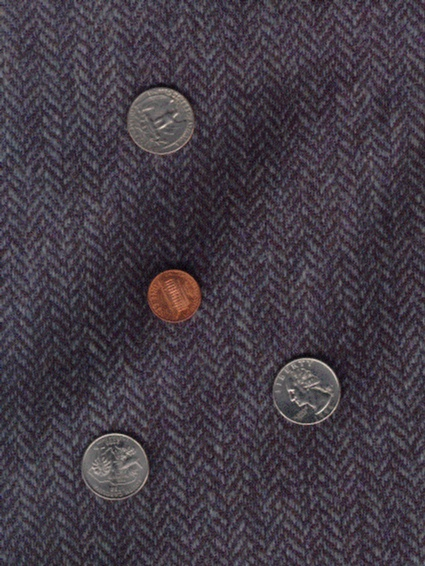
#> input picture intro-to-computer-vision-with-python-opencv/images/coins.png, 425 x 566 px
$ python 41_hough_transform_circles.py
#> lines starting #> are read from the running program, lines starting #| are printed output that depends on the picture; after the words box and inside, x2 and y2 are one past the last pixel; in counts of white or black regions, pixels touching at a corner belong together
###############################################################################
#                  MODEL FITTING 4.1 Hough Transform Circles                  #
#                               By: Todd Farr                                 #
###############################################################################

# A circle can be represented parametrically by the following equation:
#
#        (x - x_center)**2 + (y - y_center)**2 = r**2
#
# Where x_center, y_center is the point is space that is the center of the
# circle.  Because it has 3 parameters as oppossed to a line that only has 2,
# we would need a 3-demensional Hough Space in this instance.  With the added
# demension the size of our Hough Table increases exponetially and becomes
# quite inefficient.  The OpenCV HoughCircles() Class however uses the Gradient
# information from the edges to help alieviate this problem.
#
# HoughCircles() -> Finds circles in a grayscale image using Hough Transform
# cv2.HoughCircles(image, method, dp, minDist, param1,param2,minRadius,maxRadus)
# image    --> 8-bit, single channel, grayscale input image
# method   --> Detection method to use.
#### Currently, the only implemented method is CV_HOUGH_GRADIENT
# dp       --> Inverse ratio of the accumulator resolution to the image
#### resolution For example, if dp=1 , the accumulator has the same resolution
#### as the input image. If dp=2 , the accumulator has half as big width and
#### height.
# minDist  --> Minimum distance between the centers of the detected circles. If
#### the parameter is too small, multiple neighbor circles may be falsely
#### detected in addition to a true one. If it is too large, some circles may be
#### missed.
# param1   --> First method-specific parameter. In case of CV_HOUGH_GRADIENT, it
#### is the higher threshold of the two passed to the Canny() edge detector (the
#### lower one is twice smaller).
# param2   --> Second method-specific parameter. In case of CV_HOUGH_GRADIENT,
#### it is the accumulator threshold for the circle centers at the detection
#### stage. The smaller it is, the more false circles may be detected. Circles,
#### corresponding to the larger accumulator values, will be returned first.
# minRadius --> Minimum circle radius
# maxRadius --> Maximum circle radius

# imports
import numpy as np
import cv2
import matplotlib.pyplot as plt

# read in and show original image
coins = cv2.imread('images/coins.png')
#> coins is the input picture: shape (566, 425, 3); mean B, G, R 68.8, 59, 66.8
cv2.imshow('Original Coins Image', coins)
cv2.waitKey(0)
cv2.destroyAllWindows()

# convert image to grayscale
coins_grayscale = cv2.cvtColor(coins, cv2.COLOR_RGB2GRAY)

# blur prior to canny edge detection to remove some noise and clean up edges
coins_blur = cv2.GaussianBlur(coins, (5, 5), 1)

# Canny Edge Detection and show image
coins_canny = cv2.Canny(coins_blur, 110, 200)
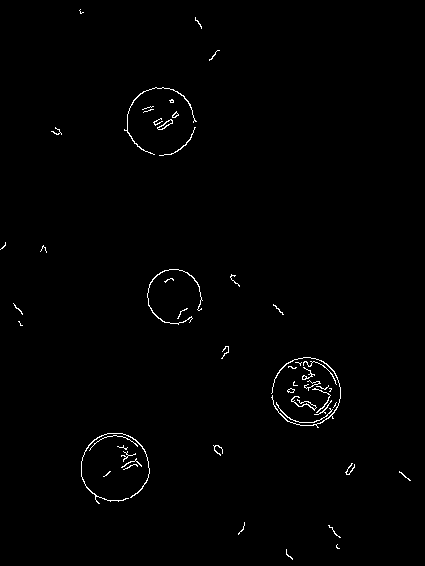
#> coins_canny: shape (566, 425); 0.88% white in thin lines or dots
cv2.imshow('Canny Edge Detection', coins_canny)
cv2.waitKey(0)
cv2.destroyAllWindows()


############################################ HOUGH TRANSFORM (CIRCLES) IN OPENCV
# find circles using OpenCV built in HoughCircles Class.
circles = cv2.HoughCircles(coins_canny, method=cv2.HOUGH_GRADIENT, dp=1,
    minDist=20, param1=50, param2=30, minRadius=0, maxRadius=0)
#> circles = [[114.5, 466.5, 34.9], [305.5, 392.5, 34.2], [174.5, 295.5, 26.6]]

circles = np.uint16(np.around(circles))
#> circles = [[114, 466, 35], [306, 392, 34], [174, 296, 27]]
for i in circles[0, :]:
    # draw the outer circle
    cv2.circle(coins, (i[0], i[1]), i[2], (0, 255, 0), 2)
    # draw center point
    cv2.circle(coins, (i[0], i[1]), 2, (0, 0, 255), 3)
#> this loop made 3 passes
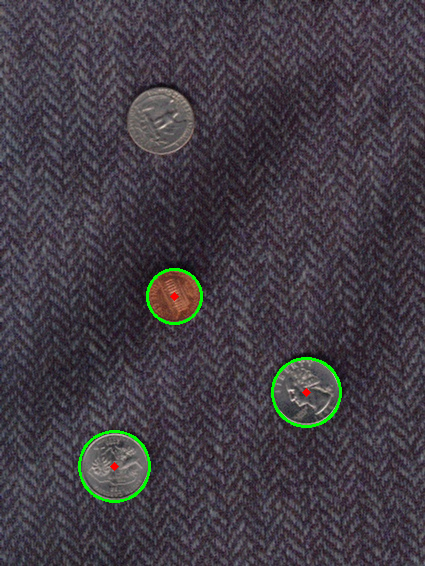
#> coins: shape (566, 425, 3); 0.8% of pixels changed, all inside (x1, y1, x2, y2) = (78, 268, 342, 503)

cv2.imshow('Detected Circles', coins)
cv2.waitKey(0)
cv2.destroyAllWindows()


########################### HOUGH TRANSFORM CIRCLES WITH KNOWN RADIUS WITH NUMPY

$ run again, with intro-to-computer-vision-with-python-opencv/images/bicycle.png copied over intro-to-computer-vision-with-python-opencv/images/coins.png
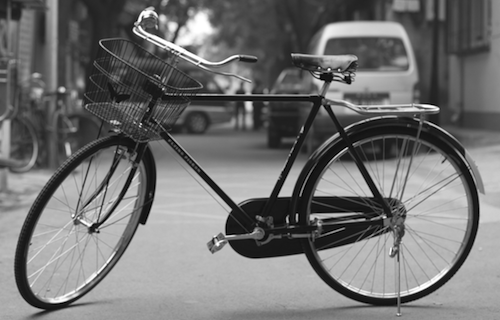
#> input picture intro-to-computer-vision-with-python-opencv/images/bicycle.png, 500 x 320 px
#> coins is the input picture: shape (320, 500, 3); min 0, max 255, mean 114.2
#> `coins_canny = cv2.Canny(coins_blur, 110, 200)`:
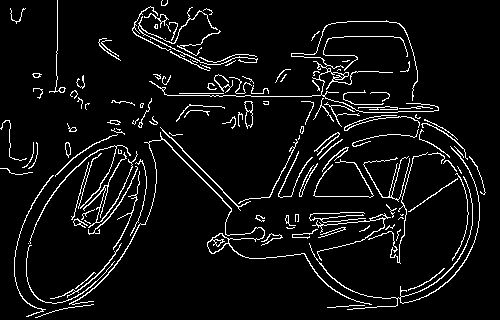
#> coins_canny: shape (320, 500); 6.4% white in thin lines or dots
#> `circles = cv2.HoughCircles(coins_canny, method=cv2.HOUGH_GRADIENT, dp=..`: circles = 161 rows, first 8: [384.5, 210.5, 92.9], [289.5, 314.5, 219.7], [252.5, 305.5, 242.6], [208.5, 292.5, 196.8], [359.5, 200.5, 108.4], [291.5, 287.5, 192.7], [255.5, 280.5, 228.3], [281.5, 121.5, 135]
#> `circles = np.uint16(np.around(circles))`: circles = 161 rows, first 8: [384, 210, 93], [290, 314, 220], [252, 306, 243], [208, 292, 197], [360, 200, 108], [292, 288, 193], [256, 280, 228], [282, 122, 135]
#> the loop `for i in circles[0, :]:` made 161 passes
#> after the loop `for i in circles[0, :]:`:
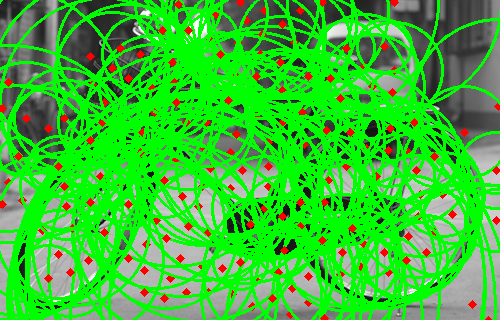
#> coins: shape (320, 500, 3); mean B, G, R 50.7, 189.8, 58.7
